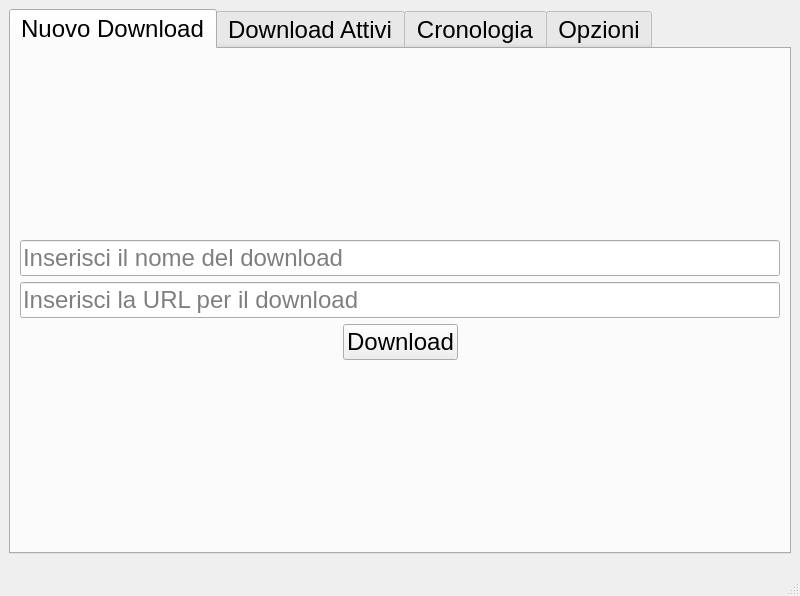
<?xml version="1.0" encoding="UTF-8"?>
<ui version="4.0">
 <class>MainWindow</class>
 <widget class="QMainWindow" name="MainWindow">
  <property name="geometry">
   <rect>
    <x>0</x>
    <y>0</y>
    <width>800</width>
    <height>596</height>
   </rect>
  </property>
  <property name="minimumSize">
   <size>
    <width>800</width>
    <height>596</height>
   </size>
  </property>
  <property name="font">
   <font>
    <pointsize>18</pointsize>
   </font>
  </property>
  <property name="windowTitle">
   <string>Download Manager</string>
  </property>
  <widget class="QWidget" name="centralwidget">
   <layout class="QGridLayout" name="gridLayout">
    <item row="1" column="0">
     <widget class="QTabWidget" name="tabWidget">
      <property name="currentIndex">
       <number>0</number>
      </property>
      <widget class="QWidget" name="addNewDownload">
       <attribute name="title">
        <string>Nuovo Download</string>
       </attribute>
       <layout class="QGridLayout" name="gridLayout_4">
        <item row="0" column="0">
         <layout class="QGridLayout" name="newDownloadLayout">
          <item row="1" column="0" colspan="3">
           <widget class="QLineEdit" name="urlName">
            <property name="placeholderText">
             <string>Inserisci la URL per il download</string>
            </property>
           </widget>
          </item>
          <item row="2" column="1">
           <widget class="QPushButton" name="downloadButton">
            <property name="sizePolicy">
             <sizepolicy hsizetype="Maximum" vsizetype="Maximum">
              <horstretch>0</horstretch>
              <verstretch>0</verstretch>
             </sizepolicy>
            </property>
            <property name="text">
             <string>Download</string>
            </property>
            <property name="icon">
             <iconset resource="photo.qrc">
              <normaloff>:/icons/download.png</normaloff>:/icons/download.png</iconset>
            </property>
            <property name="iconSize">
             <size>
              <width>25</width>
              <height>25</height>
             </size>
            </property>
           </widget>
          </item>
          <item row="0" column="0" colspan="3">
           <widget class="QLineEdit" name="folderName">
            <property name="placeholderText">
             <string>Inserisci il nome del download</string>
            </property>
           </widget>
          </item>
         </layout>
        </item>
       </layout>
      </widget>
      <widget class="QWidget" name="activeDownload">
       <attribute name="title">
        <string>Download Attivi</string>
       </attribute>
       <layout class="QGridLayout" name="gridLayout_5">
        <item row="0" column="0">
         <layout class="QVBoxLayout" name="activeDownloadListLayout">
          <item>
           <layout class="QHBoxLayout" name="item1">
            <item>
             <widget class="QLabel" name="label1">
              <property name="text">
               <string>TextLabel</string>
              </property>
             </widget>
            </item>
            <item>
             <widget class="QProgressBar" name="progressBar1">
              <property name="value">
               <number>24</number>
              </property>
             </widget>
            </item>
           </layout>
          </item>
          <item>
           <layout class="QHBoxLayout" name="item2">
            <item>
             <widget class="QLabel" name="label2">
              <property name="text">
               <string>TextLabel</string>
              </property>
             </widget>
            </item>
            <item>
             <widget class="QProgressBar" name="progressBar2">
              <property name="value">
               <number>24</number>
              </property>
             </widget>
            </item>
           </layout>
          </item>
         </layout>
        </item>
       </layout>
      </widget>
      <widget class="QWidget" name="history">
       <attribute name="title">
        <string>Cronologia</string>
       </attribute>
       <layout class="QGridLayout" name="gridLayout_2">
        <item row="0" column="0">
         <layout class="QVBoxLayout" name="historyLayout">
          <property name="spacing">
           <number>6</number>
          </property>
          <item>
           <layout class="QHBoxLayout" name="itemH1">
            <item>
             <widget class="QLabel" name="labelH1">
              <property name="sizePolicy">
               <sizepolicy hsizetype="Fixed" vsizetype="Fixed">
                <horstretch>0</horstretch>
                <verstretch>0</verstretch>
               </sizepolicy>
              </property>
              <property name="text">
               <string>TextLabel</string>
              </property>
             </widget>
            </item>
            <item>
             <widget class="QPushButton" name="pushButton">
              <property name="sizePolicy">
               <sizepolicy hsizetype="Maximum" vsizetype="Maximum">
                <horstretch>0</horstretch>
                <verstretch>0</verstretch>
               </sizepolicy>
              </property>
              <property name="text">
               <string>Apri Cartella</string>
              </property>
              <property name="icon">
               <iconset resource="photo.qrc">
                <normaloff>:/icons/open.png</normaloff>:/icons/open.png</iconset>
              </property>
              <property name="iconSize">
               <size>
                <width>25</width>
                <height>25</height>
               </size>
              </property>
             </widget>
            </item>
           </layout>
          </item>
         </layout>
        </item>
       </layout>
      </widget>
      <widget class="QWidget" name="options">
       <attribute name="title">
        <string>Opzioni</string>
       </attribute>
       <layout class="QGridLayout" name="gridLayout_3">
        <item row="0" column="0">
         <layout class="QGridLayout" name="OptionLayout">
          <item row="3" column="0">
           <widget class="QLineEdit" name="saveLocation">
            <property name="sizePolicy">
             <sizepolicy hsizetype="Expanding" vsizetype="Maximum">
              <horstretch>0</horstretch>
              <verstretch>0</verstretch>
             </sizepolicy>
            </property>
            <property name="placeholderText">
             <string/>
            </property>
           </widget>
          </item>
          <item row="0" column="0">
           <widget class="QLabel" name="titleLabel">
            <property name="sizePolicy">
             <sizepolicy hsizetype="Maximum" vsizetype="Maximum">
              <horstretch>0</horstretch>
              <verstretch>0</verstretch>
             </sizepolicy>
            </property>
            <property name="font">
             <font>
              <pointsize>20</pointsize>
              <weight>75</weight>
              <bold>true</bold>
             </font>
            </property>
            <property name="text">
             <string>Cartella per il download</string>
            </property>
           </widget>
          </item>
          <item row="1" column="0">
           <widget class="QLabel" name="h2Label">
            <property name="sizePolicy">
             <sizepolicy hsizetype="Maximum" vsizetype="Maximum">
              <horstretch>0</horstretch>
              <verstretch>0</verstretch>
             </sizepolicy>
            </property>
            <property name="font">
             <font>
              <pointsize>15</pointsize>
             </font>
            </property>
            <property name="text">
             <string>Usa il tasto di navigazione per inserire la cartella di salvataggio</string>
            </property>
           </widget>
          </item>
          <item row="3" column="1">
           <widget class="QPushButton" name="browseButton">
            <property name="sizePolicy">
             <sizepolicy hsizetype="Maximum" vsizetype="Fixed">
              <horstretch>0</horstretch>
              <verstretch>0</verstretch>
             </sizepolicy>
            </property>
            <property name="text">
             <string/>
            </property>
            <property name="icon">
             <iconset resource="photo.qrc">
              <normaloff>:/icons/browse.png</normaloff>:/icons/browse.png</iconset>
            </property>
            <property name="iconSize">
             <size>
              <width>25</width>
              <height>25</height>
             </size>
            </property>
           </widget>
          </item>
         </layout>
        </item>
       </layout>
      </widget>
     </widget>
    </item>
   </layout>
  </widget>
  <widget class="QMenuBar" name="menubar">
   <property name="geometry">
    <rect>
     <x>0</x>
     <y>0</y>
     <width>800</width>
     <height>21</height>
    </rect>
   </property>
  </widget>
  <widget class="QStatusBar" name="statusbar"/>
 </widget>
 <resources>
  <include location="photo.qrc"/>
 </resources>
 <connections/>
</ui>
